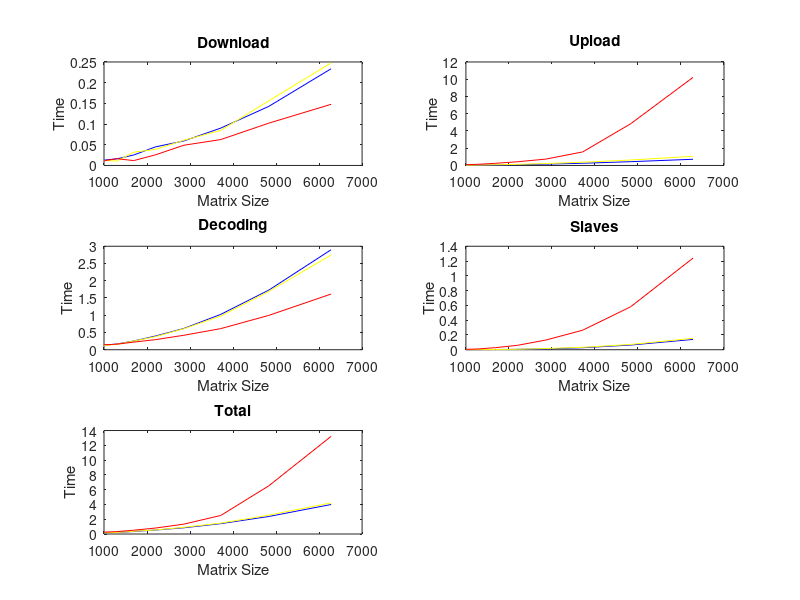

Recreate this plot in MATLAB.
gasp_dl = [0.012890,   0.016032,   0.025241,   0.044920,   0.059240,   0.090297,   0.142696,   0.233566]

ass_dl =  [0.012286,   0.010634,   0.031963,   0.038779,   0.060943,   0.084719,   0.156178,   0.247696]

scs_dl =  [0.011261,   0.016352,   0.011740,   0.025683,   0.048896,   0.062536,   0.102179,   0.147719]

gasp_ul = [0.019968,   0.035512,   0.054409,   0.087941,   0.154048,   0.257189,   0.436932,   0.718281]

ass_ul =  [0.026491,   0.042307,   0.077121,   0.123685,   0.216905,   0.378109,   0.631557,   1.062925]

scs_ul =  [0.091265,    0.137291,    0.251251,    0.429027,    0.736594,    1.569412,    4.835482,   10.210443]

gasp_dec = [0.13069,   0.16560,   0.25361,   0.39763,   0.61636,   1.02546,   1.72735,   2.89857]

ass_dec = [0.12255,   0.15902,   0.25202,   0.38022,   0.60927,   0.97828,   1.69046,   2.74486]

scs_dec = [0.14189,   0.16123,   0.22080,   0.29207,   0.41945,   0.61245,   0.99526,   1.61447]

gasp_comp = [ 6.4062e-04,   1.4178e-03,   3.1965e-03,   5.3648e-03,   1.1885e-02,   2.7140e-02,   6.3369e-02,   1.3947e-01]

ass_comp = [8.4122e-04  , 1.4606e-03 ,  3.3936e-03  , 5.6287e-03 ,  1.6385e-02,   3.2268e-02,   7.1321e-02,   1.5396e-01]

scs_comp = [0.0056650 ,  0.0109217 ,  0.0283332 ,  0.0593987 ,  0.1308527  , 0.2642614  , 0.5812315 ,  1.2390475]

res_gasp = [0.16419 ,  0.21856 ,  0.33646 ,  0.53585 ,  0.84153 ,  1.40008 ,  2.37035,   3.98989]

res_ass = [0.16217 ,  0.21342  , 0.36450 ,  0.54831 ,  0.90351 ,  1.47338  , 2.54951  , 4.20943]

res_scs = [0.25008  ,  0.32579  ,  0.51213 ,   0.80618  ,  1.33579  ,  2.50866  ,  6.51415 ,  13.21168]

x = [1000, 1300, 1690, 2197, 2857, 3715, 4830, 6279]


 clear title
  fig = figure();
  subplot(3,2,1)
  gasp_dl
  plot(x, gasp_dl, 'Color', 'b')
  hold on;
  ass_dl
  scs_dl
  plot(x, ass_dl, 'Color', 'y')
  plot(x, scs_dl, 'Color', 'r')
  xlabel ("Matrix Size");
  ylabel ("Time");
  title("Download");
  
  hold off;
  subplot(3,2,2);
  gasp_ul
  ass_ul
  scs_ul
  plot(x, gasp_ul, 'Color', 'b');
  hold on;
  plot(x, ass_ul, 'Color', 'y');
  plot(x, scs_ul, 'Color', 'r');
 # legend({'gasp','ass', 'scs'});
  xlabel ("Matrix Size");
  ylabel ("Time");
  title("Upload");
  hold off;
  subplot(3,2,3);
  gasp_dec
  ass_dec
  scs_dec
  plot(x, gasp_dec, 'Color', 'b');
  hold on;
  plot(x, ass_dec, 'Color', 'y');
  plot(x, scs_dec, 'Color', 'r');
 # legend({'gasp','ass', 'scs'});
  xlabel ("Matrix Size");
  ylabel ("Time");
  title("Decoding");
  hold off;
  subplot(3,2,4);
  gasp_comp
  ass_comp
  scs_comp
  y1 = plot(x, gasp_comp, 'Color', 'b');
  hold on;
  y2 = plot(x, ass_comp, 'Color', 'y');
  y3 = plot(x, scs_comp, 'Color', 'r');
  #legend({'gasp','ass', 'scs'});
  xlabel ("Matrix Size");
  ylabel ("Time");
  title("Slaves");
  hold off;
  subplot(3,2,5);
  res_gasp = gasp_dl + gasp_ul + gasp_dec + gasp_comp;
  res_ass = ass_dl + ass_ul + ass_dec + ass_comp;
  res_scs = scs_dl + scs_ul + scs_dec + scs_comp;
  res_gasp
  res_ass
  res_scs
  plot(x, res_gasp, 'Color', 'b');
  hold on;
  plot(x, res_ass, 'Color', 'y');
  plot(x, res_scs, 'Color', 'r');
 # legend({'gasp','ass', 'scs'});
  xlabel ("Matrix Size");
  ylabel ("Time");
  title("Total");
  hold off;
  #saveas(fig, res);
  
  
  
  
  
  
  
  
  
  
  
  
  
  
  
  
  
  
  
  
  
  
  
  
  
  
  
  
  